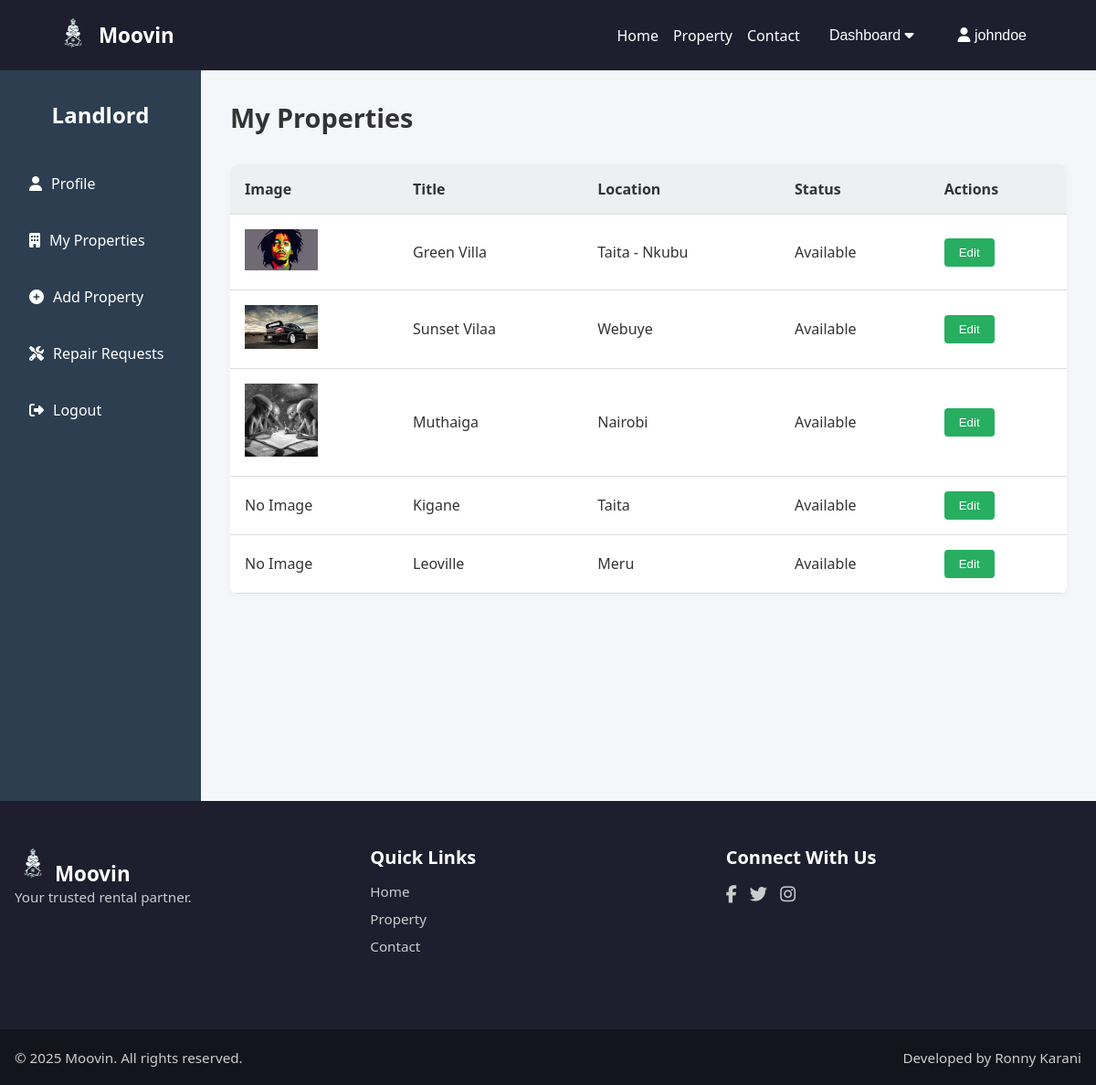
/landlord/properties/ (signed in), run on the app's committed database.
### core/models.py (models this page shows, shortened)
class Property(models.Model):
    PROPERTY_TYPE_CHOICES = [
        ('Apartment', 'Apartment'),
        ('Bedsitter', 'Bedsitter'),
        ('Studio', 'Studio'),
        ('Maisonette', 'Maisonette'),
    ]
    landlord = models.ForeignKey(User, on_delete=models.CASCADE, null=True, blank=True, related_name='properties')
    tenant = models.ForeignKey(User, on_delete=models.SET_NULL, null=True, blank=True, related_name='rented_properties')
    title = models.CharField(max_length=255)
    description = models.TextField()
    property_type = models.CharField(max_length=50, choices=PROPERTY_TYPE_CHOICES, default='Apartment')  # 👈 Add this line
    price = models.DecimalField(max_digits=10, decimal_places=2)
    location = models.CharField(max_length=255)
    image = models.ImageField(upload_to='property_images/', null=True, blank=True)
    created_at = models.DateTimeField(auto_now_add=True)
    bedrooms = models.PositiveIntegerField(default=0)
    bathrooms = models.PositiveIntegerField(default=0)
    size = models.CharField(max_length=50, blank=True)  # e.g., "95 m²"
    status = models.CharField(max_length=50, default="Available")
    furnished = models.BooleanField(default=False)
    parking = models.CharField(max_length=50, default="Available")

### core/views.py (the view)
# urls.py: path('landlord/properties/', views.landlord_properties, name='landlord_properties'),
@login_required
def landlord_properties(request):
    landlord = request.user
    properties = Property.objects.filter(landlord=landlord)
    return render(request, 'pages/landlord_properties.html', {'properties': properties})

### templates/pages/landlord_properties.html
{% extends 'base.html' %}
{% load static %}
{% block content %}
<div class="dashboard">
  <aside class="sidebar">
    <h2>Landlord</h2>
    <nav>
      <ul>
        <li>
          <a href="{% url 'landlord' %}">
            <i class="fa-solid fas fa-user"></i> Profile
          </a>
      </li>
        <li>
  <a href="{% url 'landlord_properties' %}">
    <i class="fa-solid fa-building"></i> My Properties
  </a>
</li>
      <li><a href="{% url 'landlord_add_property' %}"><i class="fa-solid fa-plus-circle"></i> Add Property</a></li>
<li>
        <a href="{% url 'landlord_repair_requests' %}">
          <i class="fa-solid fa-tools"></i> Repair Requests
        </a>
      </li>
      <li><i class="fa-solid fa-sign-out-alt"></i> Logout</li>
      </ul>
    </nav>
  </aside>
  <main class="main-content">
    <header class="topbar">
      <h1>My Properties</h1>
    </header>
    <section class="data-section">
      <table>
        <thead>
          <tr>
            <th>Image</th>
            <th>Title</th>
            <th>Location</th>
            <th>Status</th>
            <th>Actions</th>
          </tr>
        </thead>
        <tbody>
          {% if properties %}
          {% for property in properties %}
            <tr>
  <td>
    {% if property.image %}
      <img src="{{ property.image.url }}" width="80" />
    {% else %}
      No Image
    {% endif %}
  </td>
  <td>{{ property.title }}</td>
  <td>{{ property.location }}</td>
  <td>{{ property.status }}</td>
<td>
  <a href="{% url 'edit_property' property.id %}">
    <button>Edit</button>
  </a>
</td></tr>
          {% endfor %}
        {% else %}
          <tr><td colspan="5">No properties yet.</td></tr>
        {% endif %}
      </tbody>
      </table>
    </section>
  </main>
</div>
{% endblock %}

### templates/includes/navbar.html (shortened to what this page needs)
{% load static %}
<header class="navbar">
  <div class="nav-container">
    <div class="logo">
      <a href="{% url 'home' %}" class="logo-link">
        <img src="{% static 'images/logo1.png' %}" alt="Logo" class="site-logo">
      </a>
      <span class="logo-text">Moovin</span>
    </div>
    <nav class="nav-links" id="nav-links">
      <a href="{% url 'home' %}">Home</a>
      <a href="{% url 'property' %}">Property</a>
      <a href="{% url 'contact' %}">Contact</a>
      {% if user.is_authenticated %}
        <div class="dropdown">
          <button class="dropbtn">Dashboard <i class="fa fa-caret-down"></i></button>
        </div>
        <div class="dropdown">
          <button class="dropbtn">
            <i class="fas fa-user"></i> {{ user.username }}
          </button>
        </div>
  </div>
      {% endif %}
</header>

### static/css/style.css (style rules this page uses)
* { margin: 0; padding: 0; box-sizing: border-box; }
body, html { font-family: 'Segoe UI', sans-serif; }
.nav-container { width: 90%; max-width: 1200px; margin: auto; display: flex; justify-content: space-between; align-items: center; }
.navbar { background-color: #1e1e2f; color: white; position: sticky; top: 0; width: 100%; z-index: 1000; padding: 1rem 0; }
.logo { display: flex; align-items: center; gap: 0.5rem; }
.site-logo { height: 40px; }
.logo-text { font-size: 1.4rem; font-weight: bold; color: #ffffff; }
.logo-link { display: inline-block; }
.nav-links { display: flex; align-items: center; gap: 1rem; }
.nav-links a, .dropbtn { color: white; background: none; border: none; font-size: 1rem; text-decoration: none; cursor: pointer; position: relative; }
.dropdown { position: relative; display: inline-block; }
body { font-family: 'Segoe UI', sans-serif; background-color: #f5f6fa; color: #333; }
.dashboard { display: flex; min-height: 100vh; }
.sidebar { width: 220px; background-color: #2c3e50; color: white; padding: 2rem 1rem; position: sticky; top: 0; height: 100vh; }
.sidebar h2 { text-align: center; margin-bottom: 2rem; }
.sidebar nav ul { list-style: none; }
.sidebar nav ul li { padding: 1rem; margin: 0.5rem 0; cursor: pointer; border-radius: 5px; display: flex; align-items: center; gap: 10px; transition: background 0.3s ease; }
.main-content { flex: 1; padding: 2rem; overflow-x: auto; }
.topbar { display: flex; justify-content: space-between; align-items: center; margin-bottom: 2rem; }
.topbar h1 { font-size: 1.8rem; }
.data-section { margin-bottom: 3rem; }
table { width: 100%; border-collapse: collapse; background-color: white; border-radius: 8px; overflow: hidden; box-shadow: 0 2px 8px rgba(0, 0, 0, 0.03); }
thead { background-color: #ecf0f1; }
th, td { padding: 1rem; text-align: left; border-bottom: 1px solid #ddd; }
button { padding: 0.5rem 1rem; background-color: #27ae60; color: white; border: none; border-radius: 4px; cursor: pointer; }
.sidebar nav ul li a { color: inherit; text-decoration: none; display: flex; align-items: center; gap: 10px; }

### data on the page
Property: image (picture), title "Green Villa", location "Taita - Nkubu", status "Available"
Property: image (picture), title "Sunset Vilaa", location "Webuye", status "Available"
Property: image (picture), title "Muthaiga", location "Nairobi", status "Available"
Property: image "No Image", title "Kigane", location "Taita", status "Available"
Property: image "No Image", title "Leoville", location "Meru", status "Available"

### other printed values
{{ user.username }} "johndoe"
